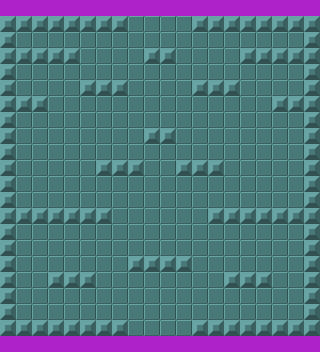

Tiled map render using the project's own tile images. Description and the whole map definition, tile-layer contents included, below:
An orthogonal 20x22 tile map with 16x16 px tiles, 1 tile layer (walls) and 27 objects (24x coin, top, bottom, player).

<map version="1.0" tiledversion="1.0.2" orientation="orthogonal" renderorder="right-down" width="20" height="22" tilewidth="16" tileheight="16" backgroundcolor="#ae22ca" nextobjectid="36">
 <tileset firstgid="1" source="tiles.tsx" />
 <layer name="walls" width="20" height="22">
  <data encoding="csv">
0,0,0,0,0,0,0,0,0,0,0,0,0,0,0,0,0,0,0,0,
3,3,3,3,3,3,3,3,2,2,2,2,3,3,3,3,3,3,3,3,
3,2,2,2,2,2,2,2,2,2,2,2,2,2,2,2,2,2,2,3,
3,3,3,3,3,2,2,2,2,3,3,2,2,2,2,3,3,3,3,3,
3,2,2,2,2,2,2,2,2,2,2,2,2,2,2,2,2,2,2,3,
3,2,2,2,2,3,3,3,2,2,2,2,3,3,3,2,2,2,2,3,
3,3,3,2,2,2,2,2,2,2,2,2,2,2,2,2,2,3,3,3,
3,2,2,2,2,2,2,2,2,2,2,2,2,2,2,2,2,2,2,3,
3,2,2,2,2,2,2,2,2,3,3,2,2,2,2,2,2,2,2,3,
3,2,2,2,2,2,2,2,2,2,2,2,2,2,2,2,2,2,2,3,
3,2,2,2,2,2,3,3,3,2,2,3,3,3,2,2,2,2,2,3,
3,2,2,2,2,2,2,2,2,2,2,2,2,2,2,2,2,2,2,3,
3,2,2,2,2,2,2,2,2,2,2,2,2,2,2,2,2,2,2,3,
3,3,3,3,3,3,3,2,2,2,2,2,2,3,3,3,3,3,3,3,
3,2,2,2,2,2,2,2,2,2,2,2,2,2,2,2,2,2,2,3,
3,2,2,2,2,2,2,2,2,2,2,2,2,2,2,2,2,2,2,3,
3,2,2,2,2,2,2,2,3,3,3,3,2,2,2,2,2,2,2,3,
3,2,2,3,3,3,2,2,2,2,2,2,2,2,3,3,3,2,2,3,
3,2,2,2,2,2,2,2,2,2,2,2,2,2,2,2,2,2,2,3,
3,2,2,2,2,2,2,2,2,2,2,2,2,2,2,2,2,2,2,3,
3,3,3,3,3,3,3,3,2,2,2,2,3,3,3,3,3,3,3,3,
0,0,0,0,0,0,0,0,0,0,0,0,0,0,0,0,0,0,0,0
</data>
 </layer>
 <objectgroup name="tp">
  <object id="32" name="top" x="128" y="2.5" width="64" height="11" />
  <object id="33" name="bottom" x="127" y="337.5" width="65" height="10" />
 </objectgroup>
 <objectgroup color="#4caf50" name="spawn">
  <object id="1" name="player" x="152" y="200" width="16" height="16" />
 </objectgroup>
 <objectgroup color="#ffeb3b" name="items">
  <object id="4" name="coin" x="195.833" y="148.667" width="8" height="8" />
  <object id="8" name="coin" x="291.5" y="83.833" width="8" height="8" />
  <object id="9" name="coin" x="228" y="259.333" width="8" height="8" />
  <object id="10" name="coin" x="244.333" y="259.833" width="8" height="8" />
  <object id="11" name="coin" x="292" y="196.833" width="8" height="8" />
  <object id="12" name="coin" x="163.667" y="244.333" width="8" height="8" />
  <object id="13" name="coin" x="84" y="260.167" width="8" height="8" />
  <object id="14" name="coin" x="51.833" y="259.833" width="8" height="8" />
  <object id="15" name="coin" x="68.667" y="260" width="8" height="8" />
  <object id="16" name="coin" x="147.5" y="244.833" width="8" height="8" />
  <object id="17" name="coin" x="291.667" y="308.167" width="8" height="8" />
  <object id="18" name="coin" x="243.667" y="37.167" width="8" height="8" />
  <object id="19" name="coin" x="116.667" y="148.833" width="8" height="8" />
  <object id="20" name="coin" x="20" y="307.5" width="8" height="8" />
  <object id="21" name="coin" x="147.667" y="116" width="8" height="8" />
  <object id="22" name="coin" x="67.3333" y="35.333" width="8" height="8" />
  <object id="23" name="coin" x="20.3333" y="195.833" width="8" height="8" />
  <object id="24" name="coin" x="20.3333" y="36.5" width="8" height="8" />
  <object id="25" name="coin" x="292.167" y="36.1667" width="8" height="8" />
  <object id="26" name="coin" x="99.8333" y="68" width="8" height="8" />
  <object id="27" name="coin" x="164.167" y="116" width="8" height="8" />
  <object id="28" name="coin" x="20" y="83.8333" width="8" height="8" />
  <object id="29" name="coin" x="211.833" y="67.5" width="8" height="8" />
  <object id="30" name="coin" x="260.333" y="259.333" width="8" height="8" />
 </objectgroup>
</map>